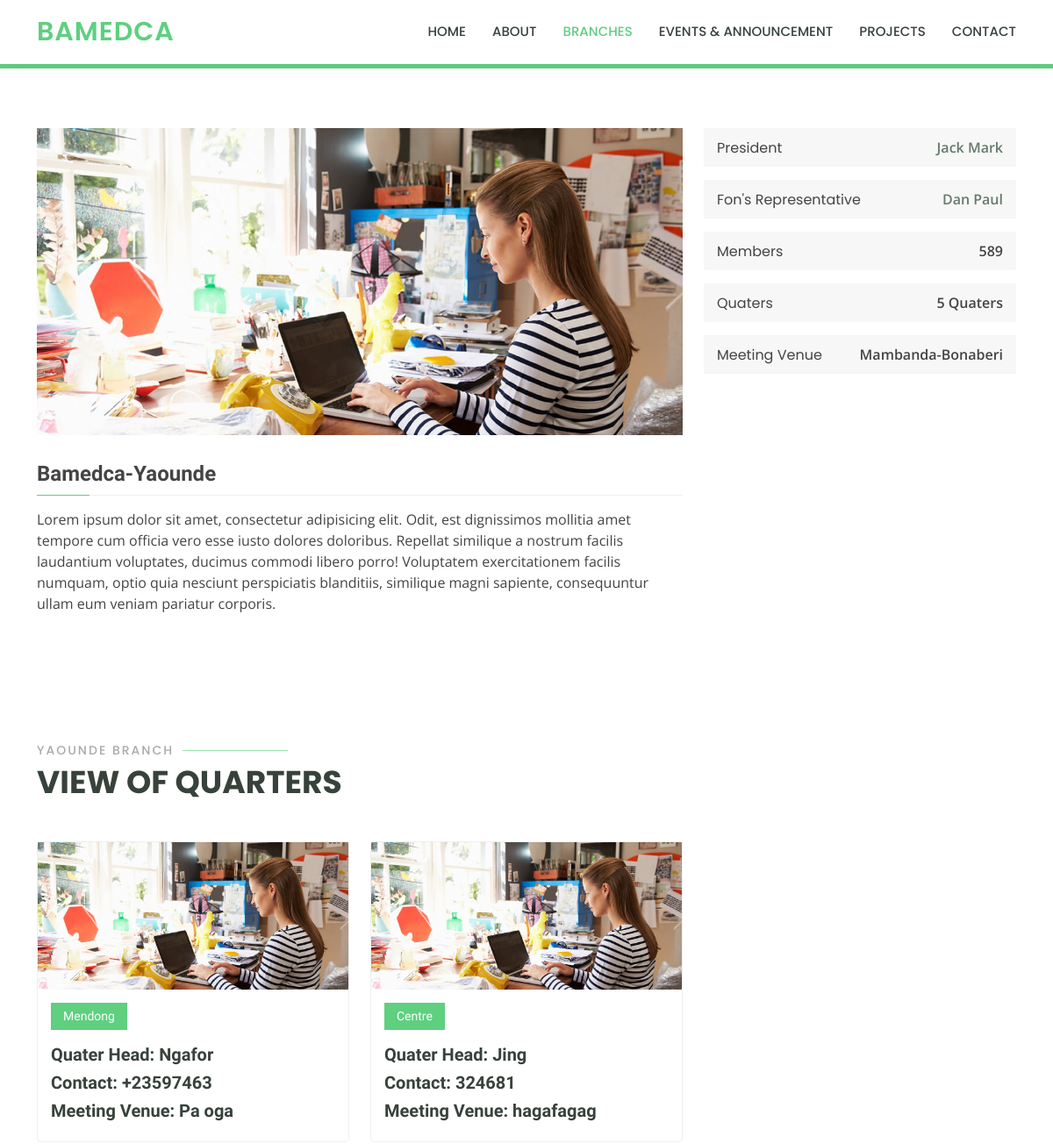
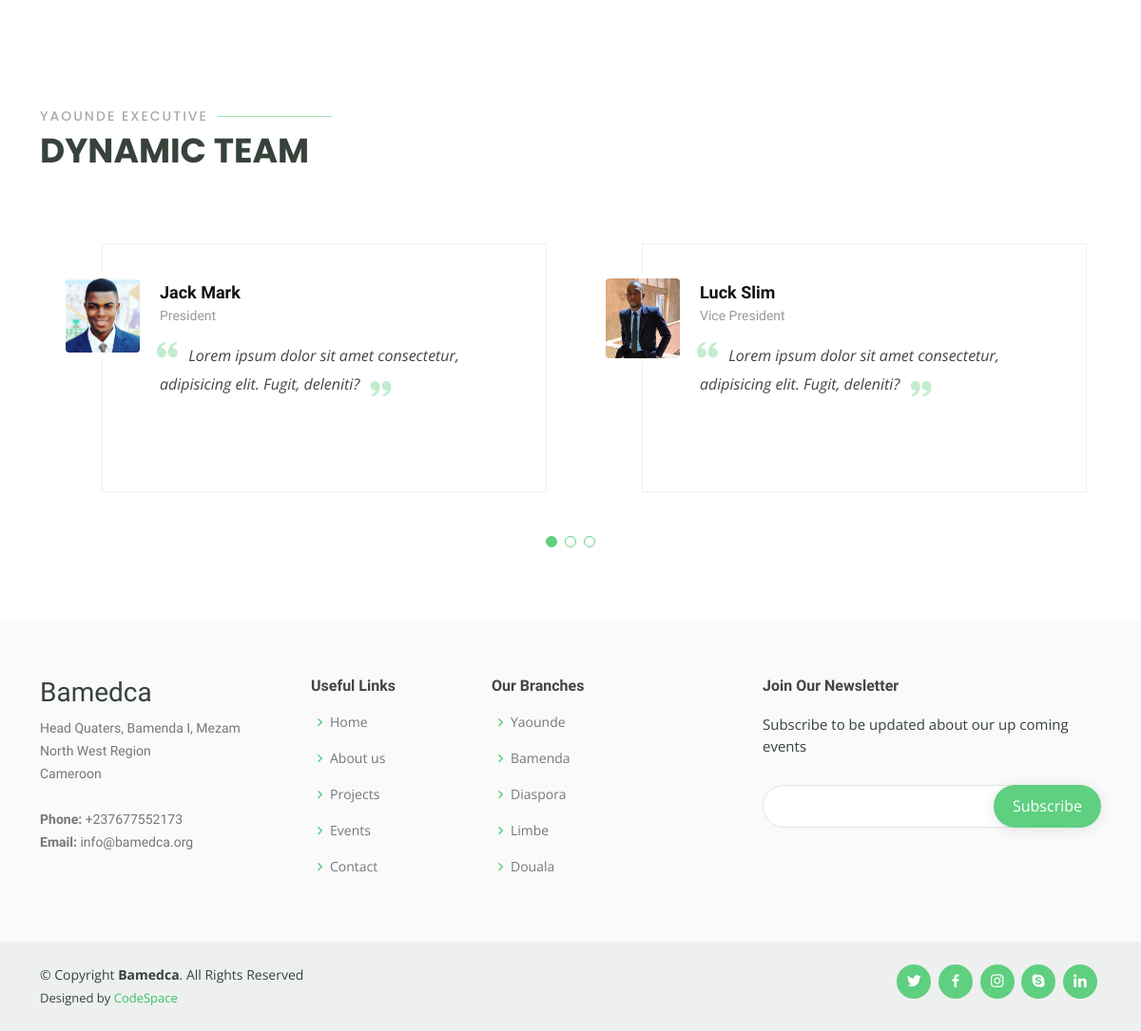
/branch-details/1/, run on the app's committed database (2 pictures, top to bottom).
### bamedcacontent/models.py (models this page shows, shortened)
class BranchModel(models.Model):
    title = models.CharField(max_length=50)
    description = models.TextField(max_length=1000)
    town = models.CharField(max_length=50)
    subDescription = models.CharField(max_length=100, default='')
    president = models.CharField(max_length=50)
    fonRep = models.CharField(max_length=50)
    quater = models.CharField(max_length=50)
    meetingVenue = models.CharField(max_length=50)
    members = models.CharField(max_length=50)
    image = models.ImageField(upload_to='branch')
    excoPresi = models.CharField(max_length=50, default='')
    excoVP = models.CharField(max_length=50, default='')
    excoSG = models.CharField(max_length=50, default='')
    introPresi = models.CharField(max_length=200, default='')
    introVP = models.CharField(max_length=200, default='')
    introSG = models.CharField(max_length=200, default='')
    presiImage = models.ImageField(upload_to='branch', default='')
    vpImage = models.ImageField(upload_to='branch', default='')
    sgImage = models.ImageField(upload_to='branch', default='')

class QuaterModel(models.Model):
    branch = models.ForeignKey(BranchModel, related_name='quarters', on_delete=models.CASCADE)
    name = models.CharField(max_length=100, default='')
    head = models.CharField(max_length=100, default='')
    contact = models.CharField(max_length=100, default='')
    meeting_location = models.CharField(max_length=100, default='')
    image = models.ImageField(upload_to='quarter', default='')

class ContactModel(models.Model):
    quater = models.CharField(max_length=100, default='')
    phone = models.CharField(max_length=100, default='')
    email = models.CharField(max_length=100, default='')

### bamedcacontent/views.py (the view)
# urls.py: path('branch-details/<str:ID>/', views.branchDetails, name='branch-details'),
def branchDetails(request,ID):
    object=BranchModel.objects.get(id=ID)
    contact=ContactModel.objects.all()
    quarters = QuaterModel.objects.filter(branch=object)
    context={
        'objects':object,
        'contact':contact,
        'quarters':quarters
    }
    return render(request,'branch-details.html',context=context)

### templates/branch-details.html (shortened to what this page needs)
{% extends 'base.html' %}
{% load static %}
{% block content %}
<body>
  <header id="header" class="fixed-top">
    <div class="container d-flex align-items-center">
      <h1 class="logo me-auto"><a href="{% url 'home' %}">BAMEDCA</a></h1>
      <nav id="navbar" class="navbar order-last order-lg-0">
        <ul>
          <li><a href="{% url 'home' %}">Home</a></li>
          <li><a href="{% url 'about' %}">About</a></li>
          <li><a class="active" href="{% url 'branch' %}">Branches</a></li>
          <li><a href="{% url 'events' %}">Events & Announcement</a></li>
          <li><a href="{% url 'projects' %}">Projects</a></li>
          <li><a href="{% url 'contact' %}">Contact</a></li>
        </ul>
      </nav>
    </div>
  </header>
  <main id="main">
    <div class="breadcrumbs" data-aos="fade-in">
      <div class="container">
        <h2>{{objects.town}} Branch</h2>
      </div>
    </div>
    <section id="branch-details" class="branch-details">
      <div class="container" data-aos="fade-up">
        <div class="row">
          <div class="col-lg-8">
            <img src="{{objects.image.url}}" class="img-fluid" alt="">
            <h3>{{objects.title}}</h3>
            <p>
              {{objects.description}}
            </p>
          </div>
          <div class="col-lg-4">
            <div class="branch-info d-flex justify-content-between align-items-center">
              <h5>President</h5>
              <p><a href="#">{{objects.president}}</a></p>
            </div>
            <div class="branch-info d-flex justify-content-between align-items-center">
              <h5>Fon's Representative</h5>
              <p><a href="#">{{objects.fonRep}}</a></p>
            </div>
            <div class="branch-info d-flex justify-content-between align-items-center">
              <h5>Members</h5>
              <p>{{objects.members}}</p>
            </div>
            <div class="branch-info d-flex justify-content-between align-items-center">
              <h5>Quaters</h5>
              <p>{{objects.quater}}</p>
            </div>
            <div class="branch-info d-flex justify-content-between align-items-center">
              <h5>Meeting Venue</h5>
              <p>{{objects.meetingVenue}}</p>
            </div>
          </div>
        </div>
      </div>
    </section>
    <section id="branch" class="branch">
      <div class="container" data-aos="fade-up">
        <div class="row" data-aos="zoom-in" data-aos-delay="100" style="margin-top: 15px;">
          <div class="section-title">
            <h2>{{objects.town}} Branch</h2>
            <p>View of Quarters</p>
          </div>
{% for quarter in quarters %}
          <div class="col-lg-4 col-md-6 d-flex align-items-stretch mt-4 mt-md-0">
            <div class="branch-item">
              <img src="{{quarter.image.url}}" class="img-fluid" alt="..." height="75">
              <div class="branch-content">
                <div class="d-flex justify-content-between align-items-center mb-3">
                  <h4>{{quarter.name}}</h4><br>
                </div>
                <h3><a href="#">Quater Head: {{quarter.head}}</a></h3>
                <h3><a href="#">Contact: {{quarter.contact}}</a></h3>
                <h3><a href="#">Meeting Venue: {{quarter.meeting_location}}</a></h3>
              </div>
            </div>
          </div>
{% endfor %}
        </div>
      </div>
    </section>
  </main>
    <section id="executive" class="executive">
      <div class="container" data-aos="fade-up">
        <div class="section-title">
          <h2>{{objects.town}} Executive</h2>
          <p>Dynamic Team</p>
        </div>
        <div class="executive-slider swiper" data-aos="fade-up" data-aos-delay="100">
          <div class="swiper-wrapper">
            <div class="swiper-slide">
              <div class="executive-wrap">
                <div class="executive-item">
                  <img src="{{objects.presiImage.url}}" class="executive-img" alt="">
                  <h3>{{objects.excoPresi}}</h3>
                  <h4>President</h4>
                  <p>
                    <i class="bx bxs-quote-alt-left quote-icon-left"></i>
                    {{objects.introPresi}}
                    <i class="bx bxs-quote-alt-right quote-icon-right"></i>
                  </p>
                </div>
              </div>
            </div>
            <div class="swiper-slide">
              <div class="executive-wrap">
                <div class="executive-item">
                  <img src="{{objects.vpImage.url}}" class="executive-img" alt="">
                  <h3>{{objects.excoVP}}</h3>
                  <h4>Vice President</h4>
                  <p>
                    <i class="bx bxs-quote-alt-left quote-icon-left"></i>
                    {{objects.introVP}}
                    <i class="bx bxs-quote-alt-right quote-icon-right"></i>
                  </p>
                </div>
              </div>
            </div>
          </div>
          <div class="swiper-pagination"></div>
        </div>
      </div>
    </section>
  {% endblock content %}

### templates/base.html (shortened to what this page needs)
{% load static %}
<!DOCTYPE html>
<html lang="en">
<head>
  <link href="{% static 'assets/vendor/animate.css/animate.min.css' %}" rel="stylesheet">
  <link href="{% static 'assets/vendor/aos/aos.css' %}" rel="stylesheet">
  <link href="{% static 'assets/vendor/bootstrap/css/bootstrap.min.css' %}" rel="stylesheet">
  <link href="{% static 'assets/vendor/bootstrap-icons/bootstrap-icons.css' %}" rel="stylesheet">
  <link href="{% static 'assets/vendor/boxicons/css/boxicons.min.css' %}" rel="stylesheet">
  <link href="{% static 'assets/vendor/remixicon/remixicon.css' %}" rel="stylesheet">
  <link href="{% static 'assets/vendor/swiper/swiper-bundle.min.css' %}" rel="stylesheet">
  <link href="{% static 'assets/css/style.css' %}" rel="stylesheet">
</head>
{% block content %}
{% endblock content %}
  <footer id="footer">
    <div class="footer-top">
      <div class="container">
        <div class="row">
          <div class="col-lg-3 col-md-6 footer-contact">
            <h3>Bamedca</h3>
            <p>
              Head Quaters, Bamenda I, Mezam <br>
              North West Region<br>
              Cameroon <br><br>
              {% for contact in contact %}
              <strong>Phone:</strong> {{contact.phone}}<br>
              <strong>Email:</strong> {{contact.email}}<br>
              {% endfor %}
            </p>
          </div>
          <div class="col-lg-2 col-md-6 footer-links">
            <h4>Useful Links</h4>
            <ul>
              <li><i class="bx bx-chevron-right"></i> <a href="{% url 'home' %}">Home</a></li>
              <li><i class="bx bx-chevron-right"></i> <a href="{% url 'about'  %}">About us</a></li>
              <li><i class="bx bx-chevron-right"></i> <a href="{% url 'projects'  %}">Projects</a></li>
              <li><i class="bx bx-chevron-right"></i> <a href="{% url 'events' %}">Events</a></li>
              <li><i class="bx bx-chevron-right"></i> <a href="{% url 'contact' %}">Contact</a></li>
            </ul>
          </div>
          <div class="col-lg-3 col-md-6 footer-links">
            <h4>Our Branches</h4>
            <ul>
              <li><i class="bx bx-chevron-right"></i> <a href="#">Yaounde</a></li>
              <li><i class="bx bx-chevron-right"></i> <a href="#">Bamenda</a></li>
              <li><i class="bx bx-chevron-right"></i> <a href="#">Diaspora</a></li>
              <li><i class="bx bx-chevron-right"></i> <a href="#">Limbe</a></li>
              <li><i class="bx bx-chevron-right"></i> <a href="#">Douala</a></li>
            </ul>
          </div>
          <div class="col-lg-4 col-md-6 footer-newsletter">
            <h4>Join Our Newsletter</h4>
            <p>Subscribe to be updated about our up coming events</p>
            <form action="" method="post">
              <input type="email" name="email"><input type="submit" value="Subscribe">
            </form>
          </div>
        </div>
      </div>
    </div>
    <div class="container d-md-flex py-4">
      <div class="me-md-auto text-center text-md-start">
        <div class="copyright">
          &copy; Copyright <strong><span>Bamedca</span></strong>. All Rights Reserved
        </div>
        <div class="credits">
          Designed by <a href="#">CodeSpace</a>
        </div>
      </div>
      <div class="social-links text-center text-md-right pt-3 pt-md-0">
        <a href="#" class="twitter"><i class="bx bxl-twitter"></i></a>
        <a href="#" class="facebook"><i class="bx bxl-facebook"></i></a>
        <a href="#" class="instagram"><i class="bx bxl-instagram"></i></a>
        <a href="#" class="google-plus"><i class="bx bxl-skype"></i></a>
        <a href="#" class="linkedin"><i class="bx bxl-linkedin"></i></a>
      </div>
    </div>
  </footer>
</body>
</html>

### data on the page
BranchModel: image (picture), title "Bamedca-Yaounde", description "Lorem ipsum dolor sit amet, consectetur adipisicing elit. Odit, est dignissimos mollitia amet tempore cum officia vero esse iusto dolores doloribus. Repellat similique a nostrum facilis laudantium voluptates, ducimus commodi libero porro! Voluptatem exercitationem facilis numquam, optio quia nesciunt perspiciatis blanditiis, similique magni sapiente, consequuntur ullam eum veniam pariatur corporis.", president "Jack Mark", fonRep "Dan Paul", members "589", quater "5 Quaters", meetingVenue "Mambanda-Bonaberi", town "YAOUNDE", presiImage (picture), excoPresi "Jack Mark", introPresi "Lorem ipsum dolor sit amet consectetur, adipisicing elit. Fugit, deleniti?", vpImage (picture), excoVP "Luck Slim", introVP "Lorem ipsum dolor sit amet consectetur, adipisicing elit. Fugit, deleniti?"
QuaterModel: image (picture), name "Mendong", head "Ngafor", contact "+23597463", meeting_location "Pa oga"
QuaterModel: image (picture), name "Centre", head "Jing", contact "324681", meeting_location "hagafagag"
ContactModel: phone "+237677552173", email "info@bamedca.org"
